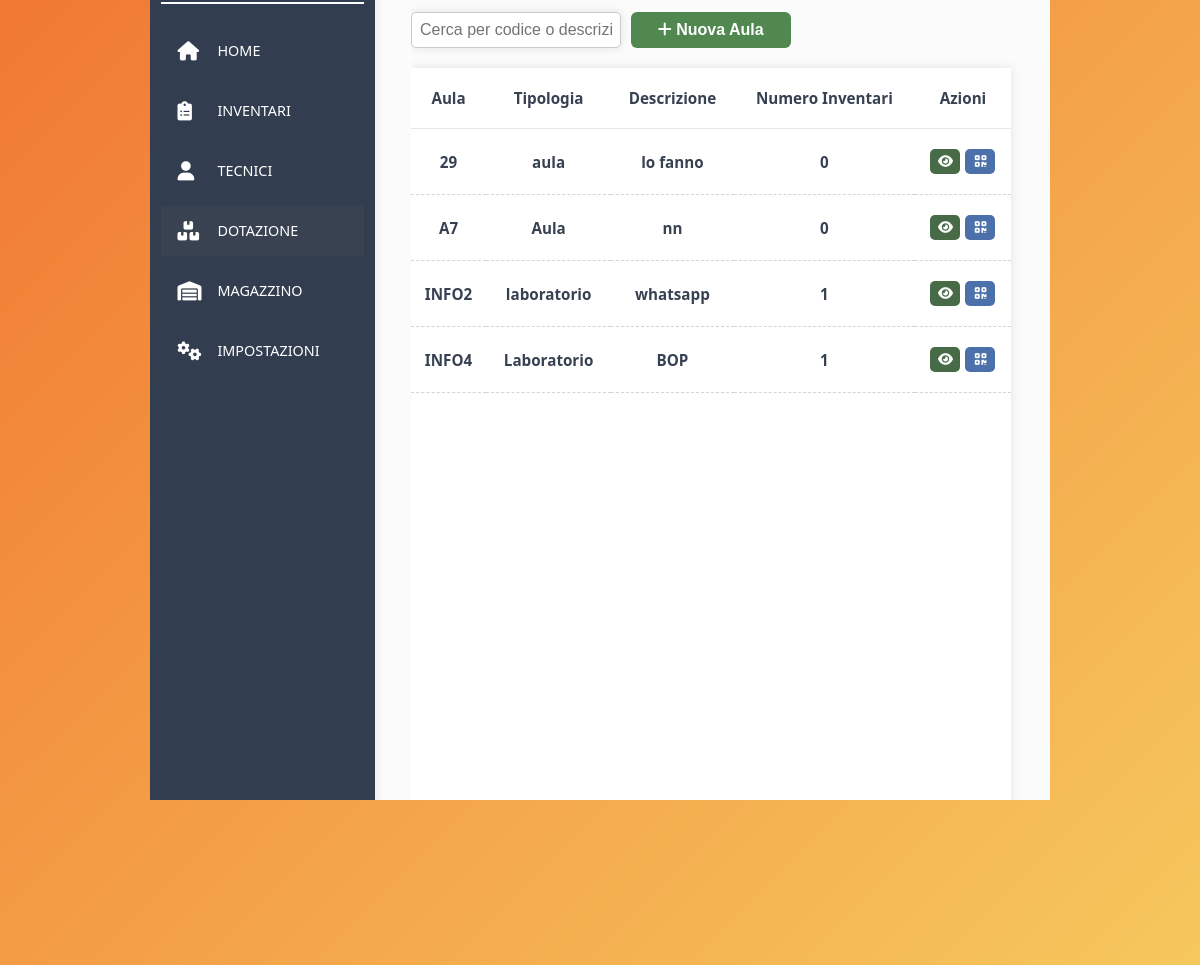
Screenshot of /user_page/aule/aule.php (signed in) with the database file from the repository.
### tables this page shows
CREATE TABLE `aula` (
  `ID_aula` varchar(20) NOT NULL,
  `descrizione` text DEFAULT NULL,
  `tipologia` varchar(20) DEFAULT NULL
);

### user_page/aule/aule.php (the view, shortened to what this page needs)
<?php
$username = $_SESSION['username'];
if (!is_null($username)) {
    $host = 'localhost';
    $db = 'inventariosdarzo';
    $user = 'root';
    $pass = '';
    try {
        $conn = new PDO("mysql:host=$host;dbname=$db", $user, $pass);
        $conn->setAttribute(PDO::ATTR_ERRMODE, PDO::ERRMODE_EXCEPTION);
        $stmt = $conn->query("SELECT ID_aula, descrizione, tipologia FROM aula");
        $aule = $stmt->fetchAll(PDO::FETCH_ASSOC);
    } catch (PDOException $e) {
        die("Errore nella connessione o nella query: " . $e->getMessage());
    }
} else {
    header("Location: ..\logout\logout.php");
    exit();
}
?>
<!DOCTYPE html>
<html lang="en">
<head>
        <link rel="stylesheet" href="..\..\assets\css\background.css">
        <link rel="stylesheet" href="..\..\assets\css\shared_style_user_admin.css">
        <link rel="stylesheet" href="..\..\assets\css\shared_admin_subpages.css">
        <link rel="stylesheet" href="aule.css">
        <link rel="stylesheet" href="https://cdnjs.cloudflare.com/ajax/libs/font-awesome/6.0.0-beta3/css/all.min.css">
</head>
<body>
    <div class="container">
        <div class="sidebar">
                <div class="image"><img src="..\..\assets\images\logo_darzo.png" width="120px"></div>
                <div class="section-container">
                    <br>
                    <a href="..\admin_page.php"><div class="section"><span class="section-text"><i class="fas fa-home"></i> HOME</span></div></a>
                    <a href="boh.php"><div class="section"><span class="section-text"><i class="fas fa-clipboard-list"></i> INVENTARI</span></div></a>
                    <a href="..\mostra_user_attivi\mostra_user_attivi.php"><div class="section"><span class="section-text"><i class="fas fa-user"></i> TECNICI</span></div></a>
                    <a href="lista_dotazione.php"><div class="section selected"><span class="section-text"><i class="fas fa-boxes-stacked"></i>DOTAZIONE</span></div></a>
                    <a href="bop.php"><div class="section"><span class="section-text"><i class="fas fa-warehouse"></i>MAGAZZINO</span></div></a>
                    <a href="bop.php"><div class="section"><span class="section-text"><i class="fas fa-cogs"></i>IMPOSTAZIONI</span></div></a>
                </div>
            </div>
    <div class="content">
        <div class="actions">
            <input type="text" id="filterInput" placeholder="Cerca per codice o descrizione" class="filter-input">
            <form method="post" action="../aggiungi_aule/aggiungi_aule.php?id=<?php echo $idAula ?>">
                <button class="btn-add"><i class="fas fa-plus"></i> Nuova Aula</button>
            </form>
        </div>
        <div class="lista-dotazioni">
            <table>
                    <thead>
                        <td>Aula</td>
                        <td>Tipologia</td>
                        <td>Descrizione</td>
                        <td>Numero Inventari</td>
                        <td style="text-align: center;">Azioni</td>
                    </thead>
                <tbody>
                        <?php foreach ($aule as $aula):
                            $stmt = $conn->prepare("SELECT COUNT(*) FROM inventario WHERE ID_aula = ?");
                            $stmt->execute([$aula['ID_aula']]);
                            $numInv = $stmt->fetchColumn();
                            echo "<tr>";
                            echo "<td>".$aula['ID_aula']."</td>";
                            echo "<td>".$aula['tipologia']."</td>";
                            echo "<td>".$aula['descrizione']."</td>";
                            echo "<td>".$numInv."</td>";
                        ?>
                        <td>
                            <div class="div-action-btn">
                                <a href="../inventari/inventari.php?id=<?php echo $aula['ID_aula'] ?>" >
                                    <button class="btn-action btn-green"><i class="fas fa-eye"></i></button>
                                </a>
                                <a href="generazione_QR_aula/generazione_QR_aula.php?id=<?php echo $aula['ID_aula']; ?>">
                                    <button name="qrcode" class="btn-action btn-blu">
                                        <i class="fas fa-qrcode"></i>
                                    </button>
                                </a>
                            </div>
                        </td>
                    </tr>
                    <?php endforeach;?>
                </tbody>
            </table>
        </div>
    </div>
</body>
</html>

### assets/css/background.css (style rules this page uses)
body { font-family: Arial, sans-serif; background: linear-gradient(-45deg, #f17832, #fec11a, #f7da67, #f17832); background-size: 400% 400%; animation: gradientMove 10s ease infinite; }

### assets/css/shared_style_user_admin.css (style rules this page uses)
html, body { height: 100%; margin: 0; padding: 0; overflow: hidden; display: flex; justify-content: center; align-items: center; font-family: Arial, Helvetica, sans-serif; }
.container { background-color: #fbfbfb; width: 75vw; height: 90vh; display: flex; border-radius: 20px; box-shadow: 0 0 10px rgba(0, 0, 0, 0.1); }
.sidebar { background-color: #323e50; width: 25%; min-width: 130px; height: 90vh; border-bottom-left-radius: 20px; border-top-left-radius: 20px; box-shadow: 0 0 10px rgba(0, 0, 0, 0.1); }
.image { position: relative; top: 2%; left: 5%; }
img { min-width: 30%; max-width: 60%; }
.section-container { border-top: 2px solid white; margin-top: 15px; width: 90%; height: 100%; position: relative; left: 5%; right: 5%; font-family: 'Segoe UI', Tahoma, Geneva, Verdana, sans-serif; display: block; color: #333; }
.section { position: relative; width: 100%; height: 50px; margin-bottom: 10px; }
a { text-decoration: none; }
.section-text { width: 100%; height: 100%; font-weight: 500; color: #ffffff; font-size: 0.9rem; display: flex; align-items: center; justify-content: start; padding: 0 8%; }
.content { flex-grow: 1; background-color: #fbfbfb; border-top-right-radius: 20px; border-bottom-right-radius: 20px; overflow-y: auto; margin-left: 4%; }
.section-text i { width: 30px; font-size: 1.2rem; margin-right: 10px; }
.selected { background-color: #384251; }

### assets/css/shared_admin_subpages.css (style rules this page uses)
.btn-blu { background-color: #4c70aa; }
.btn-action { width: 30px; height: 25px; border: 0px; border-radius: 5px; color: white; }

### user_page/aule/aule.css (style rules this page uses)
.lista-dotazioni { background-color: rgb(255, 255, 255); width: 100%; height: 70%; margin-top: 20px; box-shadow: 0 0 10px rgba(0, 0, 0, 0.1); max-width: 50vw; overflow-y: auto; }
.lista-dotazioni table { width: 100%; border-collapse: collapse; font-family: 'Segoe UI', Tahoma, Geneva, Verdana, sans-serif; font-size: 0.95rem; color: #374151; }
.lista-dotazioni thead td { font-weight: bold; padding: 20px 8px; border-bottom: 1px solid #e5e7eb; vertical-align: middle; word-wrap: break-word; text-align: center; }
.lista-dotazioni tbody td { max-width: 300px; font-weight: bold; padding: 20px 8px; border-bottom: 1px dashed #d1d5db; vertical-align: middle; word-wrap: break-word; text-align: center; }
.btn-green { background-color: rgb(71, 106, 71); }
.filter-input { padding: 8px; width: 30%; font-size: 16px; border: 1px solid #ccc; border-radius: 5px; box-shadow: 0 0 10px rgba(0, 0, 0, 0.1); }
.btn-add { background-color: rgb(80, 136, 80); border: none; width: 10%; min-width: 160px; height: 36px; border-radius: 6px; cursor: pointer; color: white; font-weight: bold; font-size: 1rem; }
.actions { display: flex; gap: 10px; margin-bottom: 20px; }
.div-action-btn { display: flex; text-align: center; justify-content: center; gap: 5px; }

### rows the page displays
aula: ID_aula "29", tipologia "aula", descrizione "lo fanno", numInv "0"
aula: ID_aula "A7", tipologia "Aula", descrizione "nn", numInv "0"
aula: ID_aula "INFO2", tipologia "laboratorio", descrizione "whatsapp", numInv "1"
aula: ID_aula "INFO4", tipologia "Laboratorio", descrizione "BOP", numInv "1"
